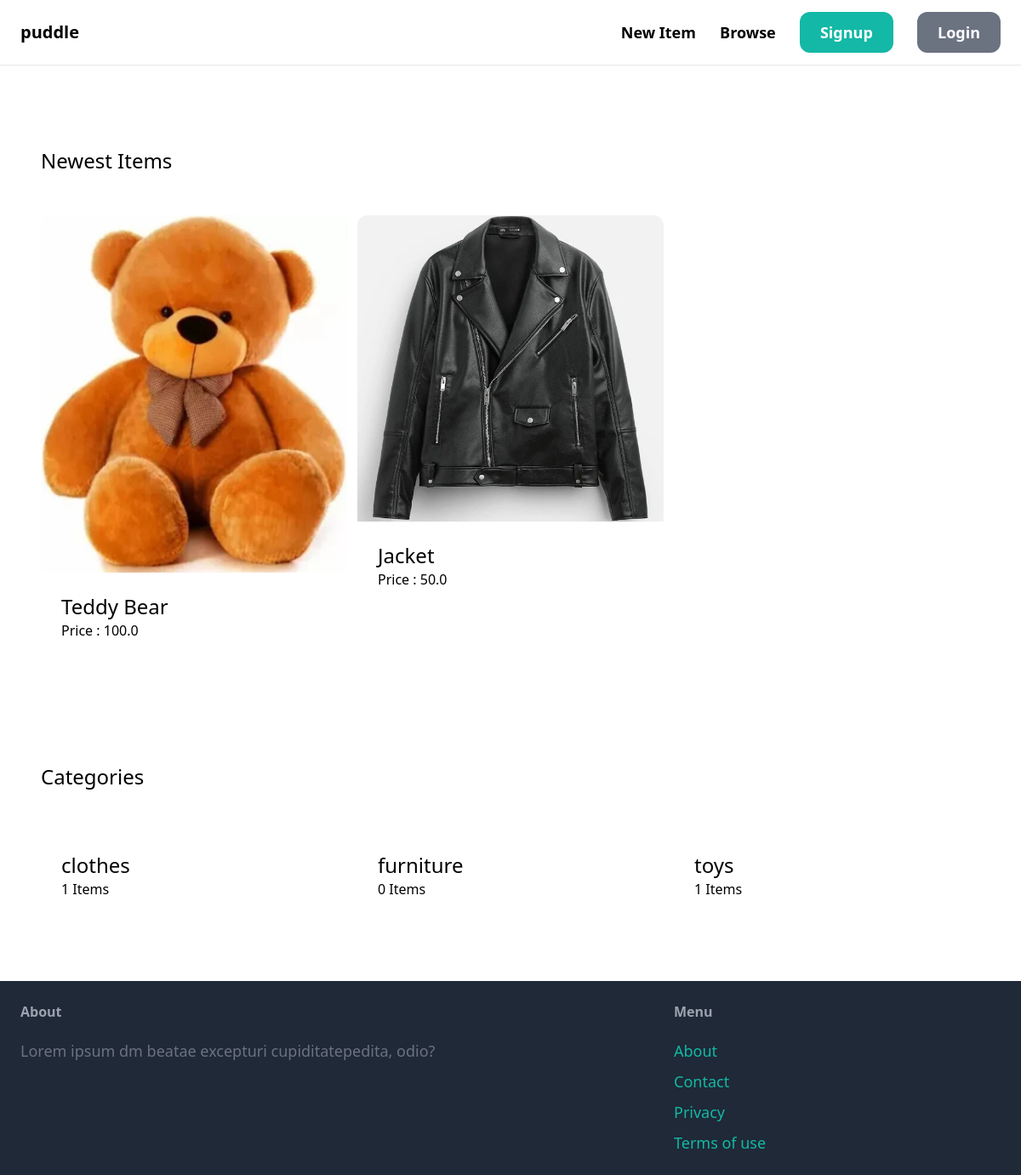
The app's page /, older data.
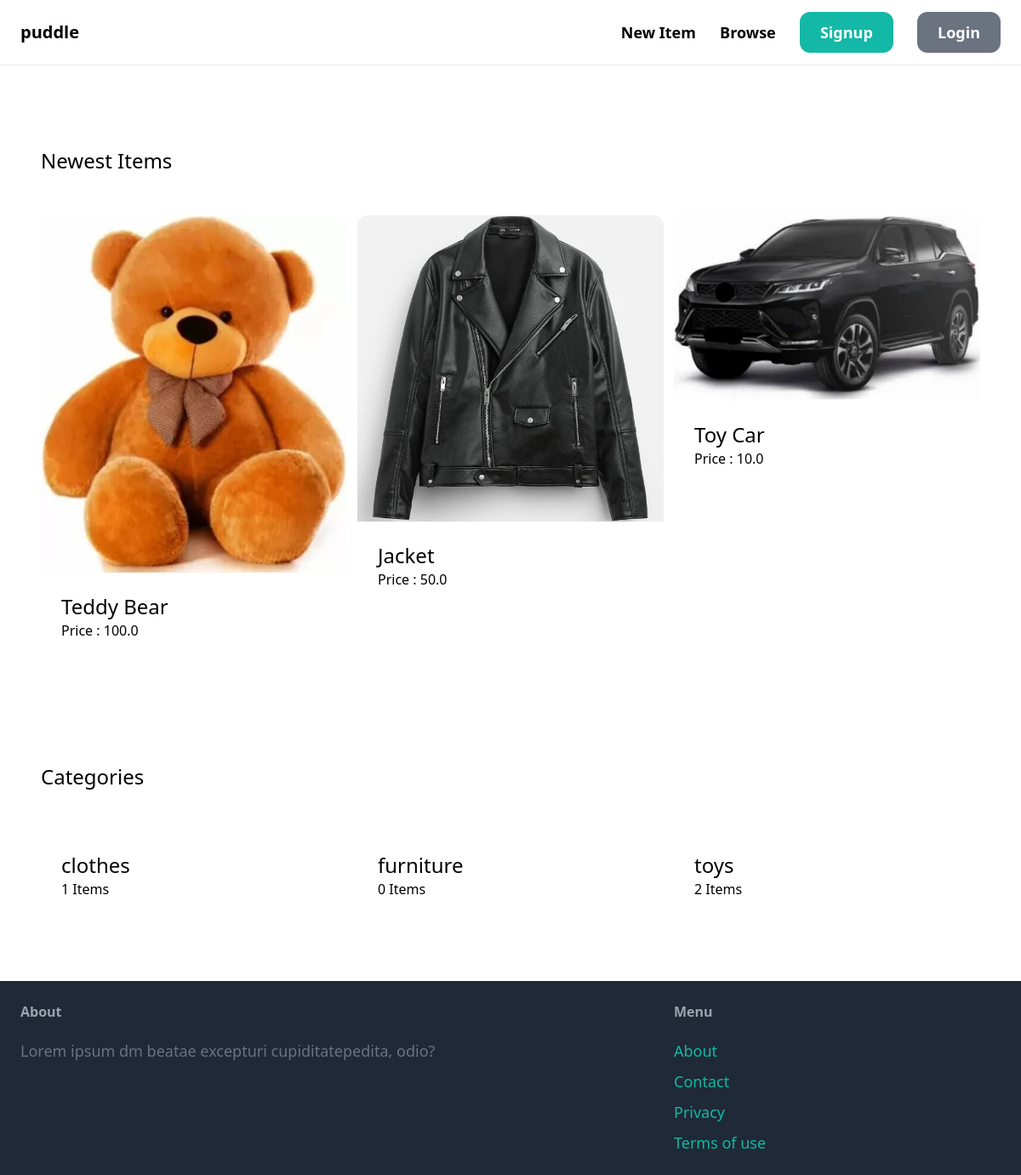
The same page, newer data.
### items/models.py (models this page shows, shortened)
class Item(models.Model):
    category = models.ForeignKey(Category, related_name='items', on_delete=models.CASCADE)
    name = models.CharField(max_length=200)
    description = models.TextField(blank=True, null=True)
    price = models.FloatField()
    image= models.ImageField(upload_to='item_images', blank=True  ,null= True)
    is_sold = models.BooleanField(default=False)
    created_by = models.ForeignKey(User, related_name='items', on_delete=models.CASCADE)
    created_at = models.DateTimeField(auto_now_add=True)

class Category(models.Model):
    name = models.CharField(max_length=255)
    class Meta: #this step is to correctly spell the name of the table in the database
        verbose_name_plural = 'Categories'
        ordering = ('name',) # for ordering by name

### core/views.py (the view)
# urls.py: path('', views.index, name ='index'),
def index(request): #request give info about if its a get or post, details about the browser , ip address
     items = Item.objects.filter(is_sold = False)[0:6]
     Categories = Category.objects.all()
     return render(request, 'core/index.html',{
             'categories' : Categories,
             'items' : items
     })

### core/templates/core/index.html (shortened to what this page needs)
{% extends 'core/base.html' %}
{% block content %}
<div class="mt-6 px-6 py-12 bg-grey-100 rounded-xl">
    <h2 class="mb-12 text-2xl text-centre">Newest Items</h2>
    <div class = "grid grid-cols-3 gap-3">
        {% for item in items %}
            <div>
                <a href="{% url 'items:detail' item.id %}">
                    <div>
                        <img src="{{ item.image.url }}" class="rounded-t-xl">
                    </div>
                    <div class="p-6 bg-white rounded-b-xl">
                        <h2 class="text-2xl">{{ item.name }}</h2>
                        <p class="text-grey-500">Price : {{ item.price}}</p>
                    </div>
                </a>
            </div>
            {% endfor %}
    </div>
</div>
<div class="mt-6 px-6 py-12 bg-grey-100 rounded-xl">
    <h2 class="mb-12 text-2xl text-centre">Categories</h2>
    <div class = "grid grid-cols-3 gap-3">
        {% for category in categories %}
            <div>
                <a href="#">
                    <div class="p-6 bg-white rounded-b-xl">
                        <h2 class="text-2xl">{{ category.name }}</h2>
                        <p class="text-grey-500">{{ category.items.count }} Items</p>
                    </div>
                </a>
            </div>
        {% endfor %}
    </div>
</div>
{% endblock %}

Row changes from the older to the newer data that the page shows:
added Item: image (picture), name "Toy Car", price "10.0"
computed for Category "toys": items.count "1" → "2"
